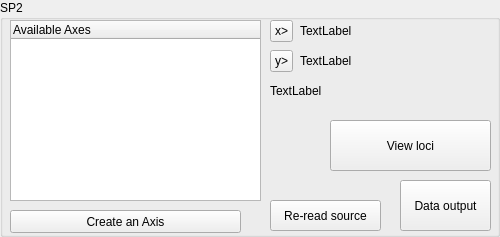
<?xml version="1.0" encoding="UTF-8"?>
<ui version="4.0">
 <class>SP2View</class>
 <widget class="QGroupBox" name="SP2View">
  <property name="geometry">
   <rect>
    <x>0</x>
    <y>0</y>
    <width>500</width>
    <height>237</height>
   </rect>
  </property>
  <property name="windowTitle">
   <string>GroupBox</string>
  </property>
  <property name="title">
   <string>SP2</string>
  </property>
  <widget class="QTreeWidget" name="AxTree">
   <property name="geometry">
    <rect>
     <x>10</x>
     <y>20</y>
     <width>251</width>
     <height>181</height>
    </rect>
   </property>
   <column>
    <property name="text">
     <string>Available Axes</string>
    </property>
   </column>
  </widget>
  <widget class="QToolButton" name="setx">
   <property name="geometry">
    <rect>
     <x>270</x>
     <y>20</y>
     <width>23</width>
     <height>22</height>
    </rect>
   </property>
   <property name="text">
    <string>x&gt;</string>
   </property>
  </widget>
  <widget class="QToolButton" name="sety">
   <property name="geometry">
    <rect>
     <x>270</x>
     <y>50</y>
     <width>23</width>
     <height>22</height>
    </rect>
   </property>
   <property name="text">
    <string>y&gt;</string>
   </property>
  </widget>
  <widget class="QLabel" name="xlabel">
   <property name="geometry">
    <rect>
     <x>300</x>
     <y>20</y>
     <width>141</width>
     <height>21</height>
    </rect>
   </property>
   <property name="text">
    <string>TextLabel</string>
   </property>
  </widget>
  <widget class="QLabel" name="ylabel">
   <property name="geometry">
    <rect>
     <x>300</x>
     <y>50</y>
     <width>141</width>
     <height>21</height>
    </rect>
   </property>
   <property name="text">
    <string>TextLabel</string>
   </property>
  </widget>
  <widget class="QPushButton" name="makeaxis">
   <property name="geometry">
    <rect>
     <x>10</x>
     <y>210</y>
     <width>231</width>
     <height>23</height>
    </rect>
   </property>
   <property name="text">
    <string>Create an Axis</string>
   </property>
  </widget>
  <widget class="QLabel" name="splabel">
   <property name="geometry">
    <rect>
     <x>270</x>
     <y>70</y>
     <width>221</width>
     <height>41</height>
    </rect>
   </property>
   <property name="text">
    <string>TextLabel</string>
   </property>
  </widget>
  <widget class="QPushButton" name="refrbut">
   <property name="geometry">
    <rect>
     <x>270</x>
     <y>200</y>
     <width>111</width>
     <height>31</height>
    </rect>
   </property>
   <property name="text">
    <string>Re-read source</string>
   </property>
  </widget>
  <widget class="QPushButton" name="openbut">
   <property name="geometry">
    <rect>
     <x>330</x>
     <y>120</y>
     <width>161</width>
     <height>51</height>
    </rect>
   </property>
   <property name="text">
    <string>View loci</string>
   </property>
  </widget>
  <widget class="QPushButton" name="exportbut">
   <property name="geometry">
    <rect>
     <x>400</x>
     <y>180</y>
     <width>91</width>
     <height>51</height>
    </rect>
   </property>
   <property name="text">
    <string>Data output</string>
   </property>
  </widget>
 </widget>
 <resources/>
 <connections/>
</ui>
